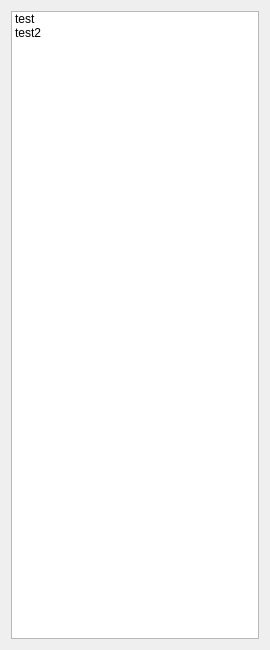
<?xml version="1.0" encoding="UTF-8"?>
<ui version="4.0">
 <class>PlayListWind</class>
 <widget class="QWidget" name="PlayListWind">
  <property name="geometry">
   <rect>
    <x>0</x>
    <y>0</y>
    <width>270</width>
    <height>650</height>
   </rect>
  </property>
  <property name="windowTitle">
   <string>Form</string>
  </property>
  <layout class="QVBoxLayout" name="verticalLayout">
   <item>
    <widget class="QListWidget" name="list">
     <item>
      <property name="text">
       <string>test</string>
      </property>
     </item>
     <item>
      <property name="text">
       <string>test2</string>
      </property>
     </item>
    </widget>
   </item>
  </layout>
 </widget>
 <resources/>
 <connections/>
</ui>
